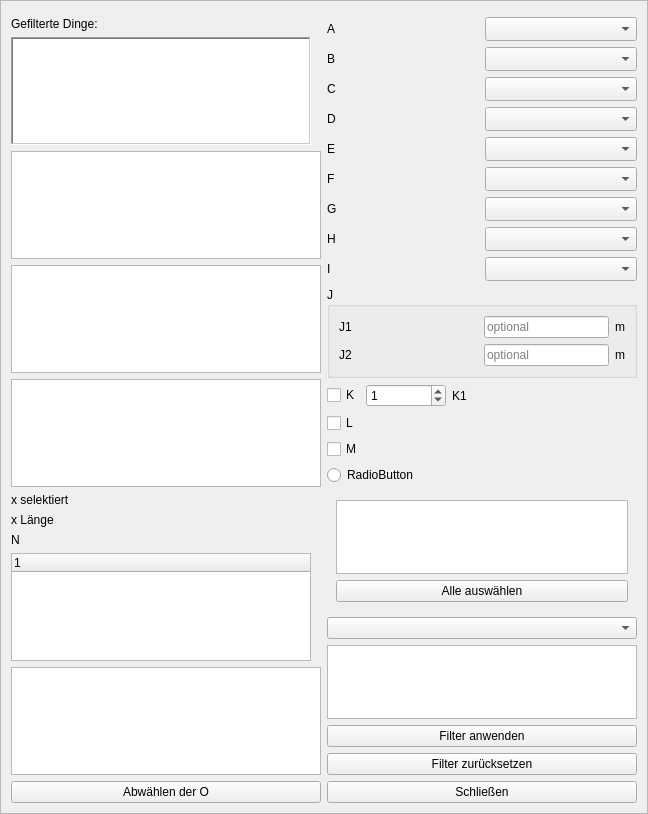
<?xml version="1.0" encoding="UTF-8"?>
<ui version="4.0">
 <class>MainWindowAccessibilityTestFocus</class>
 <widget class="QMainWindow" name="MainWindowAccessibilityTestFocus">
  <property name="geometry">
   <rect>
    <x>0</x>
    <y>0</y>
    <width>648</width>
    <height>814</height>
   </rect>
  </property>
  <widget class="QWidget" name="centralwidget">
   <layout class="QGridLayout" name="gridLayout_2">
    <property name="leftMargin">
     <number>0</number>
    </property>
    <property name="topMargin">
     <number>0</number>
    </property>
    <property name="rightMargin">
     <number>0</number>
    </property>
    <property name="bottomMargin">
     <number>0</number>
    </property>
    <item row="0" column="0">
     <widget class="QFrame" name="MainWidget">
      <property name="frameShape">
       <enum>QFrame::StyledPanel</enum>
      </property>
      <property name="frameShadow">
       <enum>QFrame::Raised</enum>
      </property>
      <layout class="QGridLayout" name="gridLayout">
       <property name="leftMargin">
        <number>1</number>
       </property>
       <property name="topMargin">
        <number>1</number>
       </property>
       <property name="rightMargin">
        <number>1</number>
       </property>
       <property name="bottomMargin">
        <number>1</number>
       </property>
       <item row="1" column="1">
        <widget class="QWidget" name="Widget_UI" native="true">
         <layout class="QHBoxLayout" name="Layout_UI">
          <item>
           <layout class="QVBoxLayout" name="verticalLayout">
            <property name="sizeConstraint">
             <enum>QLayout::SetFixedSize</enum>
            </property>
            <item>
             <widget class="QLabel" name="Label">
              <property name="maximumSize">
               <size>
                <width>500</width>
                <height>16777215</height>
               </size>
              </property>
              <property name="text">
               <string>Gefilterte Dinge:</string>
              </property>
             </widget>
            </item>
            <item>
             <widget class="QListWidget" name="List">
              <property name="sizePolicy">
               <sizepolicy hsizetype="Expanding" vsizetype="Expanding">
                <horstretch>0</horstretch>
                <verstretch>0</verstretch>
               </sizepolicy>
              </property>
              <property name="maximumSize">
               <size>
                <width>300</width>
                <height>16777215</height>
               </size>
              </property>
              <property name="frameShape">
               <enum>QFrame::WinPanel</enum>
              </property>
             </widget>
            </item>
            <item>
             <widget class="QListView" name="listView"/>
            </item>
            <item>
             <widget class="QTreeView" name="treeView"/>
            </item>
            <item>
             <widget class="QTableView" name="tableView"/>
            </item>
            <item>
             <layout class="QHBoxLayout" name="horizontalLayout_11">
              <item>
               <widget class="QLabel" name="Label_2">
                <property name="text">
                 <string>x selektiert</string>
                </property>
               </widget>
              </item>
             </layout>
            </item>
            <item>
             <widget class="QLabel" name="Label_4">
              <property name="text">
               <string>x Länge</string>
              </property>
              <property name="wordWrap">
               <bool>true</bool>
              </property>
             </widget>
            </item>
            <item>
             <widget class="QLabel" name="Label_3">
              <property name="maximumSize">
               <size>
                <width>500</width>
                <height>16777215</height>
               </size>
              </property>
              <property name="text">
               <string>N</string>
              </property>
             </widget>
            </item>
            <item>
             <widget class="QTreeWidget" name="TreeWidget">
              <property name="sizePolicy">
               <sizepolicy hsizetype="Fixed" vsizetype="Expanding">
                <horstretch>0</horstretch>
                <verstretch>0</verstretch>
               </sizepolicy>
              </property>
              <property name="maximumSize">
               <size>
                <width>300</width>
                <height>16777215</height>
               </size>
              </property>
              <property name="autoExpandDelay">
               <number>-1</number>
              </property>
              <column>
               <property name="text">
                <string notr="true"/>
               </property>
              </column>
             </widget>
            </item>
            <item>
             <widget class="QTextBrowser" name="textBrowser"/>
            </item>
            <item>
             <widget class="QPushButton" name="Btn_Deselect">
              <property name="maximumSize">
               <size>
                <width>500</width>
                <height>16777215</height>
               </size>
              </property>
              <property name="text">
               <string>Abwählen der O</string>
              </property>
             </widget>
            </item>
           </layout>
          </item>
          <item>
           <layout class="QVBoxLayout" name="verticalLayout_2">
            <property name="sizeConstraint">
             <enum>QLayout::SetMinimumSize</enum>
            </property>
            <item>
             <layout class="QHBoxLayout" name="horizontalLayout_6">
              <item>
               <widget class="QLabel" name="Label_5">
                <property name="text">
                 <string>A</string>
                </property>
               </widget>
              </item>
              <item>
               <widget class="QComboBox" name="DrD">
                <property name="sizeAdjustPolicy">
                 <enum>QComboBox::AdjustToMinimumContentsLengthWithIcon</enum>
                </property>
               </widget>
              </item>
             </layout>
            </item>
            <item>
             <layout class="QHBoxLayout" name="horizontalLayout_4">
              <item>
               <widget class="QLabel" name="Label_6">
                <property name="text">
                 <string>B</string>
                </property>
               </widget>
              </item>
              <item>
               <widget class="QComboBox" name="DrD_2">
                <property name="sizeAdjustPolicy">
                 <enum>QComboBox::AdjustToMinimumContentsLengthWithIcon</enum>
                </property>
               </widget>
              </item>
             </layout>
            </item>
            <item>
             <layout class="QHBoxLayout" name="horizontalLayout_2">
              <property name="sizeConstraint">
               <enum>QLayout::SetDefaultConstraint</enum>
              </property>
              <item>
               <widget class="QLabel" name="Label_7">
                <property name="text">
                 <string>C</string>
                </property>
               </widget>
              </item>
              <item>
               <widget class="QComboBox" name="DrD_3">
                <property name="sizeAdjustPolicy">
                 <enum>QComboBox::AdjustToMinimumContentsLengthWithIcon</enum>
                </property>
               </widget>
              </item>
             </layout>
            </item>
            <item>
             <layout class="QHBoxLayout" name="horizontalLayout_7">
              <item>
               <widget class="QLabel" name="Label_8">
                <property name="text">
                 <string>D</string>
                </property>
               </widget>
              </item>
              <item>
               <widget class="QComboBox" name="DrD_4">
                <property name="sizeAdjustPolicy">
                 <enum>QComboBox::AdjustToMinimumContentsLengthWithIcon</enum>
                </property>
               </widget>
              </item>
             </layout>
            </item>
            <item>
             <layout class="QHBoxLayout" name="horizontalLayout_8">
              <item>
               <widget class="QLabel" name="Label_9">
                <property name="text">
                 <string>E</string>
                </property>
               </widget>
              </item>
              <item>
               <widget class="QComboBox" name="DrD_5">
                <property name="sizeAdjustPolicy">
                 <enum>QComboBox::AdjustToMinimumContentsLengthWithIcon</enum>
                </property>
               </widget>
              </item>
             </layout>
            </item>
            <item>
             <layout class="QHBoxLayout" name="horizontalLayout_12">
              <item>
               <widget class="QLabel" name="Label_10">
                <property name="text">
                 <string>F</string>
                </property>
               </widget>
              </item>
              <item>
               <widget class="QComboBox" name="DrD_6">
                <property name="sizeAdjustPolicy">
                 <enum>QComboBox::AdjustToMinimumContentsLengthWithIcon</enum>
                </property>
               </widget>
              </item>
             </layout>
            </item>
            <item>
             <layout class="QHBoxLayout" name="horizontalLayout_3">
              <item>
               <widget class="QLabel" name="Label_11">
                <property name="text">
                 <string>G</string>
                </property>
               </widget>
              </item>
              <item>
               <widget class="QComboBox" name="DrD_7">
                <property name="sizeAdjustPolicy">
                 <enum>QComboBox::AdjustToMinimumContentsLengthWithIcon</enum>
                </property>
               </widget>
              </item>
             </layout>
            </item>
            <item>
             <layout class="QHBoxLayout" name="horizontalLayout_10">
              <item>
               <widget class="QLabel" name="Label_12">
                <property name="text">
                 <string>H</string>
                </property>
               </widget>
              </item>
              <item>
               <widget class="QComboBox" name="DrD_8">
                <property name="sizeAdjustPolicy">
                 <enum>QComboBox::AdjustToMinimumContentsLengthWithIcon</enum>
                </property>
               </widget>
              </item>
             </layout>
            </item>
            <item>
             <layout class="QHBoxLayout" name="horizontalLayout_9">
              <item>
               <widget class="QLabel" name="Label_13">
                <property name="text">
                 <string>I</string>
                </property>
               </widget>
              </item>
              <item>
               <widget class="QComboBox" name="DrD_9">
                <property name="sizeAdjustPolicy">
                 <enum>QComboBox::AdjustToMinimumContentsLengthWithIcon</enum>
                </property>
               </widget>
              </item>
             </layout>
            </item>
            <item>
             <widget class="QGroupBox" name="GroupBox">
              <property name="sizePolicy">
               <sizepolicy hsizetype="Preferred" vsizetype="Preferred">
                <horstretch>0</horstretch>
                <verstretch>0</verstretch>
               </sizepolicy>
              </property>
              <property name="title">
               <string>J</string>
              </property>
              <layout class="QVBoxLayout" name="verticalLayout_4">
               <item>
                <layout class="QHBoxLayout" name="horizontalLayout_13">
                 <item>
                  <widget class="QLabel" name="Label_15">
                   <property name="text">
                    <string>J1</string>
                   </property>
                  </widget>
                 </item>
                 <item>
                  <spacer name="horizontalSpacer_2">
                   <property name="orientation">
                    <enum>Qt::Horizontal</enum>
                   </property>
                   <property name="sizeHint" stdset="0">
                    <size>
                     <width>40</width>
                     <height>20</height>
                    </size>
                   </property>
                  </spacer>
                 </item>
                 <item>
                  <widget class="QLineEdit" name="LineEdit">
                   <property name="maximumSize">
                    <size>
                     <width>167</width>
                     <height>16777215</height>
                    </size>
                   </property>
                   <property name="placeholderText">
                    <string>optional</string>
                   </property>
                   <property name="clearButtonEnabled">
                    <bool>true</bool>
                   </property>
                  </widget>
                 </item>
                 <item>
                  <widget class="QLabel" name="Label_16">
                   <property name="text">
                    <string>m</string>
                   </property>
                  </widget>
                 </item>
                </layout>
               </item>
               <item>
                <layout class="QHBoxLayout" name="horizontalLayout">
                 <item>
                  <widget class="QLabel" name="Label_17">
                   <property name="text">
                    <string>J2</string>
                   </property>
                  </widget>
                 </item>
                 <item>
                  <spacer name="horizontalSpacer">
                   <property name="orientation">
                    <enum>Qt::Horizontal</enum>
                   </property>
                   <property name="sizeHint" stdset="0">
                    <size>
                     <width>40</width>
                     <height>20</height>
                    </size>
                   </property>
                  </spacer>
                 </item>
                 <item>
                  <widget class="QLineEdit" name="LineEdit_2">
                   <property name="maximumSize">
                    <size>
                     <width>167</width>
                     <height>16777215</height>
                    </size>
                   </property>
                   <property name="placeholderText">
                    <string>optional</string>
                   </property>
                   <property name="clearButtonEnabled">
                    <bool>true</bool>
                   </property>
                  </widget>
                 </item>
                 <item>
                  <widget class="QLabel" name="Label_18">
                   <property name="text">
                    <string>m</string>
                   </property>
                  </widget>
                 </item>
                </layout>
               </item>
              </layout>
             </widget>
            </item>
            <item>
             <layout class="QHBoxLayout" name="horizontalLayout_5">
              <item>
               <widget class="QCheckBox" name="CheckBox">
                <property name="text">
                 <string>K</string>
                </property>
               </widget>
              </item>
              <item>
               <widget class="QSpinBox" name="SpinBox">
                <property name="enabled">
                 <bool>true</bool>
                </property>
                <property name="minimumSize">
                 <size>
                  <width>80</width>
                  <height>0</height>
                 </size>
                </property>
                <property name="value">
                 <number>1</number>
                </property>
               </widget>
              </item>
              <item>
               <widget class="QLabel" name="Label_14">
                <property name="text">
                 <string>K1</string>
                </property>
               </widget>
              </item>
              <item>
               <spacer name="horizontalSpacer_3">
                <property name="orientation">
                 <enum>Qt::Horizontal</enum>
                </property>
                <property name="sizeHint" stdset="0">
                 <size>
                  <width>40</width>
                  <height>20</height>
                 </size>
                </property>
               </spacer>
              </item>
             </layout>
            </item>
            <item>
             <widget class="QCheckBox" name="CheckBox_2">
              <property name="text">
               <string>L</string>
              </property>
             </widget>
            </item>
            <item>
             <widget class="QCheckBox" name="CheckBox_3">
              <property name="text">
               <string>M</string>
              </property>
             </widget>
            </item>
            <item>
             <widget class="QRadioButton" name="radioButton">
              <property name="text">
               <string>RadioButton</string>
              </property>
             </widget>
            </item>
            <item>
             <widget class="QWidget" name="Widget_Vorhaben_Filter" native="true">
              <layout class="QVBoxLayout" name="verticalLayout_3">
               <item>
                <widget class="QListWidget" name="List_2">
                 <property name="sizePolicy">
                  <sizepolicy hsizetype="Minimum" vsizetype="Expanding">
                   <horstretch>0</horstretch>
                   <verstretch>0</verstretch>
                  </sizepolicy>
                 </property>
                </widget>
               </item>
               <item>
                <widget class="QPushButton" name="Btn_Select">
                 <property name="text">
                  <string>Alle auswählen</string>
                 </property>
                </widget>
               </item>
              </layout>
             </widget>
            </item>
            <item>
             <spacer name="verticalSpacer">
              <property name="orientation">
               <enum>Qt::Vertical</enum>
              </property>
              <property name="sizeHint" stdset="0">
               <size>
                <width>20</width>
                <height>40</height>
               </size>
              </property>
             </spacer>
            </item>
            <item>
             <widget class="QgsMapLayerComboBox" name="mMapLayerComboBox"/>
            </item>
            <item>
             <widget class="QTableWidget" name="tableWidget"/>
            </item>
            <item>
             <widget class="QPushButton" name="Btn_Filter">
              <property name="text">
               <string>Filter anwenden</string>
              </property>
             </widget>
            </item>
            <item>
             <widget class="QPushButton" name="Btn_Reset">
              <property name="text">
               <string>Filter zurücksetzen</string>
              </property>
             </widget>
            </item>
            <item>
             <widget class="QPushButton" name="Btn_Close">
              <property name="text">
               <string>Schließen</string>
              </property>
             </widget>
            </item>
           </layout>
          </item>
         </layout>
        </widget>
       </item>
       <item row="0" column="1">
        <widget class="QFrame" name="Frame_Progress_Bar">
         <property name="frameShape">
          <enum>QFrame::StyledPanel</enum>
         </property>
         <property name="frameShadow">
          <enum>QFrame::Raised</enum>
         </property>
        </widget>
       </item>
      </layout>
     </widget>
    </item>
   </layout>
  </widget>
 </widget>
 <customwidgets>
  <customwidget>
   <class>QgsMapLayerComboBox</class>
   <extends>QComboBox</extends>
   <header>qgsmaplayercombobox.h</header>
  </customwidget>
 </customwidgets>
 <resources/>
 <connections/>
</ui>
